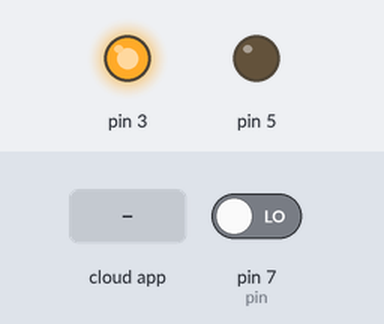
The sketch below on a simulated Arduino Uno, built with avr-gcc and run on an emulated ATmega328P. Parts: output pins drawn as LEDs (lit = HIGH). Inputs (shaded band) come from the test bench; at power-on: pin 7 (pin) LOW. The ROS host is connected and sends only what is stated.

Above: at 1.2 s.
1.3 s: the phone or cloud app sets rpm_left_wheel_tx to -100
At 2.5 s:
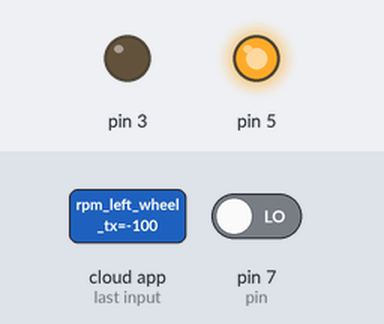
2.8 s: the phone or cloud app sets rpm_left_wheel_tx to 0
At 3.6 s:
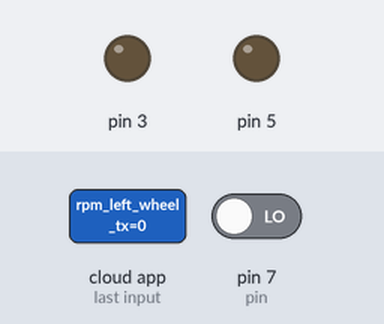
Timing chart, 0 to 5.8 s (numbered marks = the images above; inputs shaded):
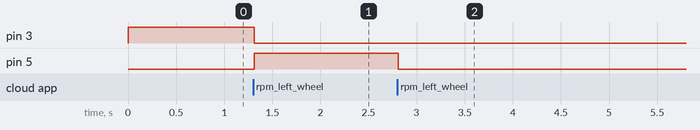

The sketch:

left_wheel.ino
```cpp
#include <ros.h>
#include <std_msgs/Float32.h>


#define RPM 170 //lank AVR chip.
//#define ppr 290 //42 - rpm
#define ppr 375 //105 - rpm
#define Kp  0.461121665031208
#define Ki  3.07568150575186
#define Ts  10/1000 //10ms
#define VEL_MAX 20


// encoder signal
int pin = 7;
unsigned long duration;


// motor variables
volatile float period = 0;
volatile float fs = 0;
volatile float fm = 0;
volatile float rpm = 0;
volatile float ppr_avg = 0.0;
//volatile float fm = RPM/60;
//volatile float ppr = fs/fm;

// control-pi variables
volatile float sp = 30;  // set point rpm
volatile float Err_1 = 0;
volatile float Err = 0;
volatile float PI_ = 0;


// kalman-filter variables
volatile float x_1 = 0;
volatile float x_0 = 0;  // position at initial time
volatile float p_1 = 0;
volatile float p_0 = 10; // variance at initial position
volatile float k = 0;  // kalman gain
volatile float z = 0;  // rpm measurments
volatile float r = 20; // variance of the "sensor" to measure rpm
volatile float q = 1;
volatile float duty_cycle = 0;
// volatile float data = sp;
volatile bool reverse = false;


void rpm_wheel_callback( const std_msgs::Float32& cmd_msg){
  sp = cmd_msg.data;
  reverse = false;
  if (sp<0){
  //  sp = -sp;
    reverse = true;
  }
}


std_msgs::Float32 current_rpm_wheel;
ros::NodeHandle  nh;

ros::Subscriber<std_msgs::Float32> sub("rpm_left_wheel_tx", rpm_wheel_callback);
ros::Publisher pub("rpm_left_wheel_rx", &current_rpm_wheel);


ISR(TIMER1_COMPA_vect)
{

  // rpm measurment from encoder square signal
  period = 2*duration;

  if (duration>11305 or duration==0){
    fs = 0;
  }
  fs = 1000000/(period + 1e-4);
  fm = fs/ppr;
  rpm = fm*60;

  if (rpm > 190){
    rpm = 0;
  }else if(rpm < 13){
    rpm = 0;
  }


  // kalman filter to improve the rpm estimation
  x_1 = x_0;
  p_1 = p_0 + q;

  z = rpm;
  if (reverse == true){z = -z;}

  k = p_1/(p_1 + r + 1e-4);

  x_0 = x_1 + k*(z - x_1);
  p_0 = (1 - k)*p_1;


  // PI control to change the rpm
  Err = sp - x_0;
  PI_ = Kp*Err - (Kp - Ki*Ts)*Err_1 + PI_;
  // PI_data.data = PI_;
  Err_1 = Err;


  if (PI_ < -12){
    PI_ = -12;
  }else if(PI_ > 12){
    PI_ = 12;
  }


  duty_cycle = (PI_/12.0)*255.0;


  if (sp < VEL_MAX && sp > -VEL_MAX){

    digitalWrite(3,LOW);
    digitalWrite(5,LOW);
    //analogWrite(5,0.0);
    current_rpm_wheel.data = 0.0;

  }else if (sp < -VEL_MAX) {

      digitalWrite(3,LOW);
      analogWrite(5,-duty_cycle);
      current_rpm_wheel.data = x_0;

  }else if (sp > VEL_MAX){

      digitalWrite(5,LOW);
      analogWrite(3,duty_cycle);
      current_rpm_wheel.data = x_0;
  }


  // pub_PI.publish(&PI_data);
  pub.publish(&current_rpm_wheel);
  nh.spinOnce();


  //Serial.print(z);
  //Serial.print(" ");
  //Serial.println(x_0);
}

void setup()
{
  //-----------------------interruptions_config----------------------------------------

  analogWrite(3,255);

  Serial.begin(57600);
  pinMode(pin, INPUT);
  noInterrupts();
  TCCR1A = 0; // set entire TCCR1A register to 0
  TCCR1B = 0; // same for TCCR1B
  TCNT1  = 0; // initialize counter value to 0
  // set compare match register for 100 Hz increments
  OCR1A = 19999; // = 16000000 / (8 * 100) - 1 (must be <65536)
  // turn on CTC mode
  TCCR1B |= (1 << WGM12);
  // Set CS12, CS11 and CS10 bits for 8 prescaler
  TCCR1B |= (0 << CS12) | (1 << CS11) | (0 << CS10);
  // enable timer compare interrupt
  TIMSK1 |= (1 << OCIE1A);
  interrupts();             // enable all interrupts


  //-------------------------rosserial_config--------------------------------------

  nh.initNode();
  nh.subscribe(sub);
  nh.advertise(pub);
  nh.negotiateTopics();

}

void loop()
{
  //if(Serial.available() != 0 ){
  //  data = Serial.parseFloat(SKIP_WHITESPACE);
  //  sp = data;
  //}

  duration = pulseIn(pin, HIGH);
  delay(0.2);

}
```

Measured:
- after the input at 1.3 s, pin 3: HIGH → LOW at once; pin 5: LOW → HIGH at once
- after the input at 2.8 s, pin 5: HIGH → LOW at once
